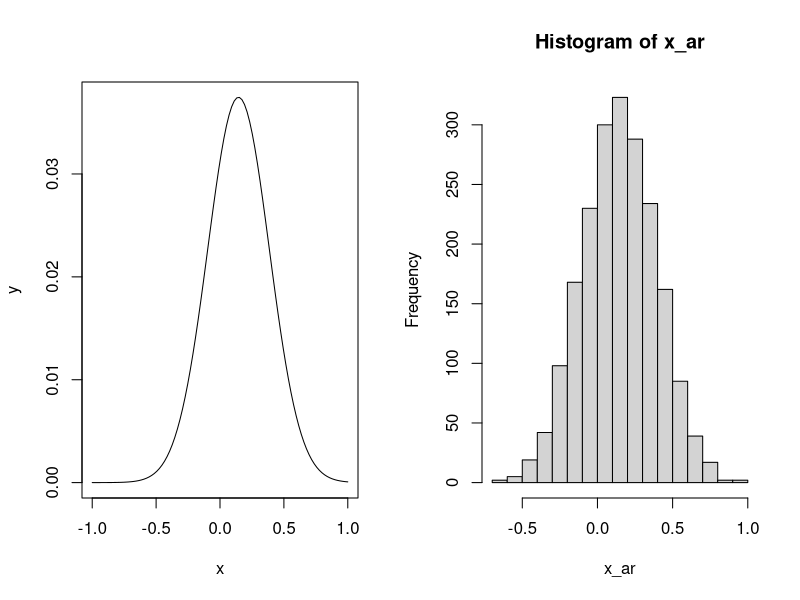
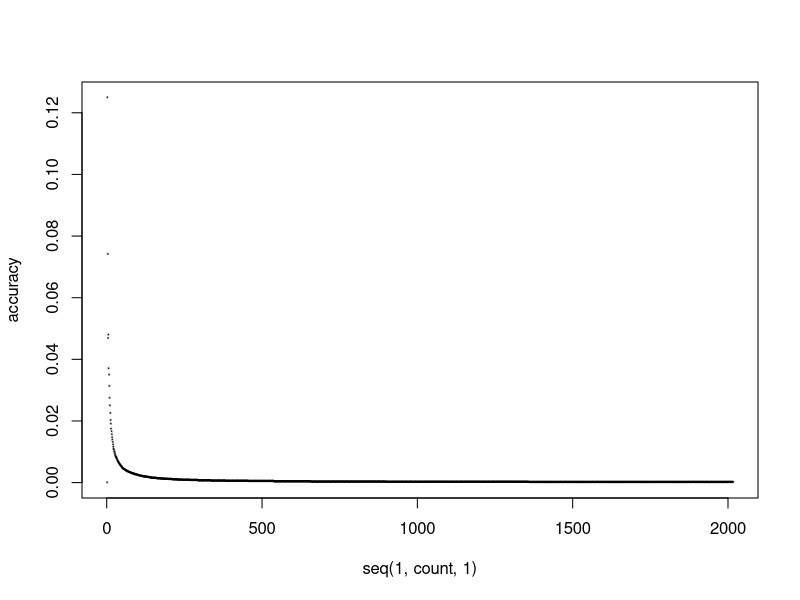

Write the R code that produced these figures, in order.
## ---- chunk 1
# Parameters
mu <- 0
sigma <- 0.25
n_data <- 5
y_data <- 5
## ---- chunk 2
# Posterior kernel
PosteriorKernel <- function(theta){
    ker <- exp(y_data*theta) / (1+exp(theta))^n_data
    ker <- ker * exp(-(theta-mu)^2/(2*sigma^2))
    return (ker)
}  
# Prior kernel
PriorKernel <- function(theta){
    ker <- exp(-(theta-mu)^2/(2*sigma^2))
    return (ker)
}
# Prior normalization
Z <- sqrt(2*pi*sigma^2)
# Sample from prior
PriorSample <- function(){
    x <- rnorm(1,mu,sigma)
    return (x)
}
## ---- chunk 3
# Accept-reject algorithm. K = M Z_g / Z_f, where M is the ratio bound in accept-reject algorithm 
AccRej <- function(n, K){
    samples <- c()
    while(length(samples) < n){
        x <- PriorSample()
        u <- runif(1)
        if(u*K < PosteriorKernel(x) / PriorKernel(x)){
            samples <- c(samples, x)
        }
  }
  return(samples)
}
## ---- chunk 4
# Sample from from the posterior using the acc-rej algorithm
x <- seq(-4*sigma,4*sigma,length.out = 100)
y <- PosteriorKernel(x)
treshold <- 1e-4
x_ar <- c()
prob <- c()
accuracy <- c()
count <- 0
min <- 10

repeat{
    count <- count + 1
    x_ar <- c(x_ar, AccRej(1, K=1))
    prob <- c(prob, length(x_ar[x_ar > 0]) / length(x_ar))
    accuracy <- c(accuracy, prob[count] * (1 - prob[count]) / length(x_ar))
    if(accuracy[count] < treshold && count > min){
        break
    }
}

# plot
par(mfrow = c(1, 2))
plot(x,y, type="l")
hist(x_ar)
## ---- chunk 5
par(mfrow = c(1, 1))
## ---- chunk 6
plot(seq(1,count,1),accuracy, pch="*", cex=0.5)
## ---- chunk 7
library(knitr)  
x <- 1:4
y <- c(125,18,20,34)  
d <- data.frame(x,y)
names(d) <- c("Category", "Frequency")
kable(d)  
## ---- chunk 8
x <- c(1, 2, 3, 4, 5, 6, 7, 8, 9, 10, 11, 12, 13, 14, 15, 16, 17, 18)
y <- c(15, 11, 14, 17, 5, 11, 10, 4, 8, 10, 7, 9, 11, 3, 6, 1, 1, 4)
d <- data.frame(x,y)
names <- c("Months", "$y_i$")
kable(d)
